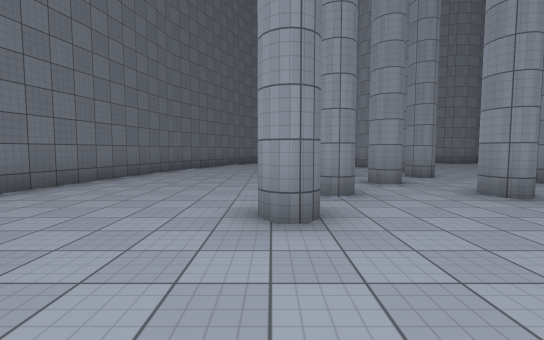
View 1 (above)

21 first-person views from a walk through a scene from a Unity 3-D project. The camera is 1.4 m above the floor, tilts 4° down and sees 85° across. The floor is counted in squares, 2 m on a side. Each view is taken from the middle of a square. On the plan, view 1 faces up. The plan holds only what a view shows up to about 10 squares ahead; the rest is blank. The place goes on beyond the plan. The player is left out. Some surface patterns are stand-ins.

View 2
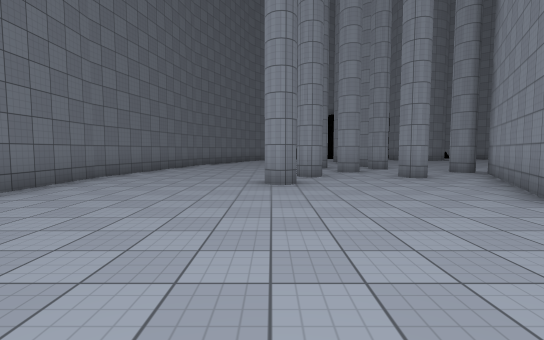

View 3
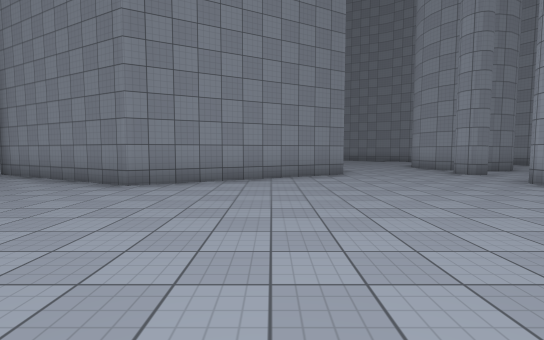

View 4
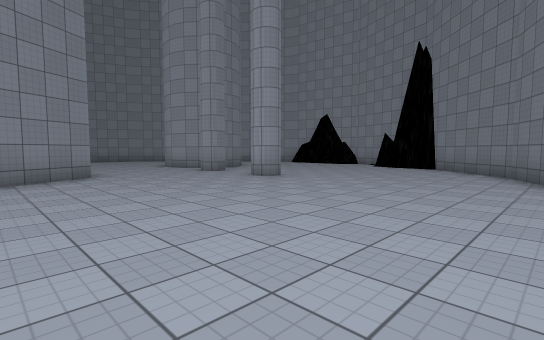

View 5
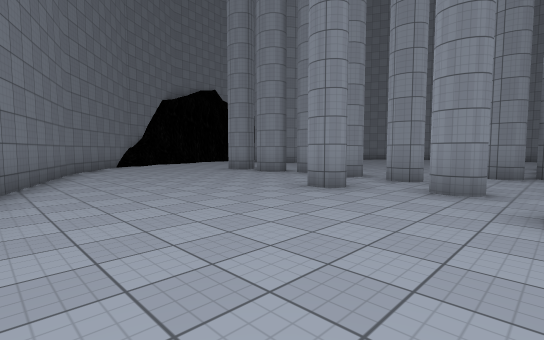

View 6
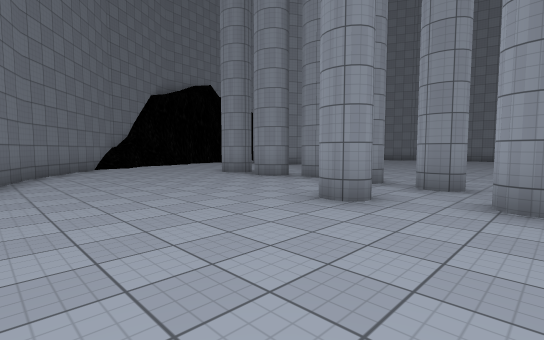

View 7
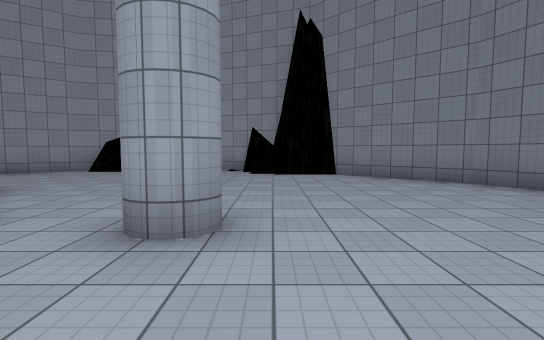

View 8
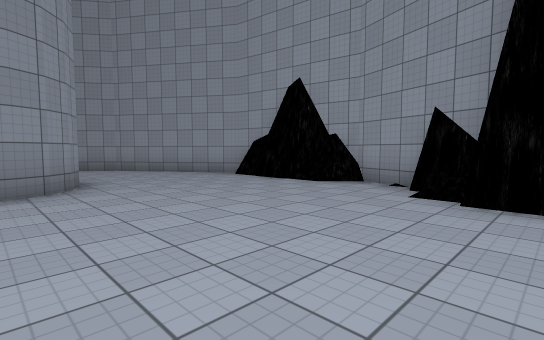

View 9
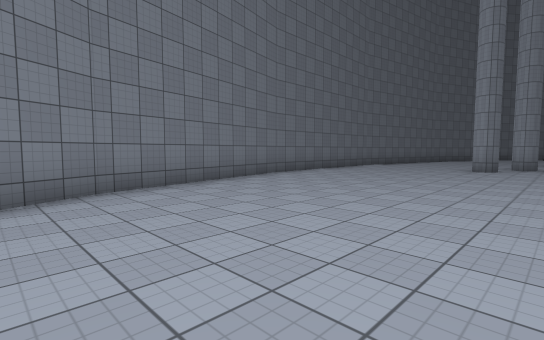

View 10
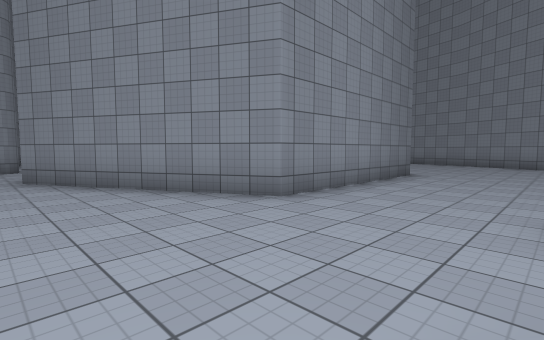

View 11
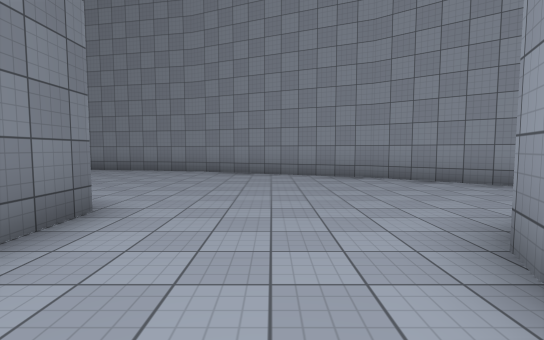

View 12
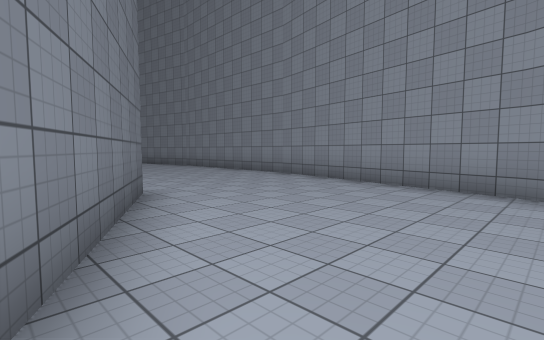

View 13
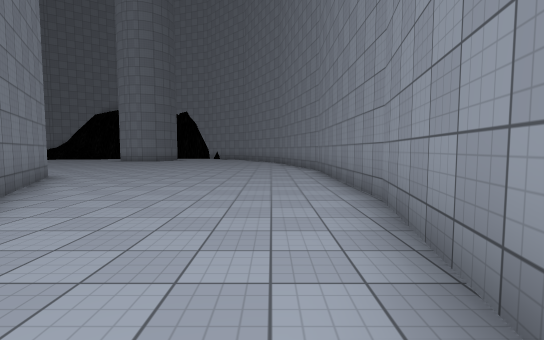

View 14
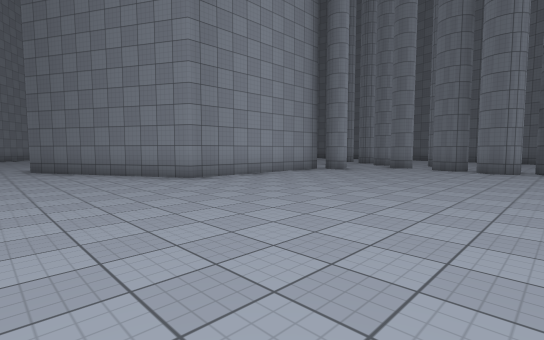

View 15
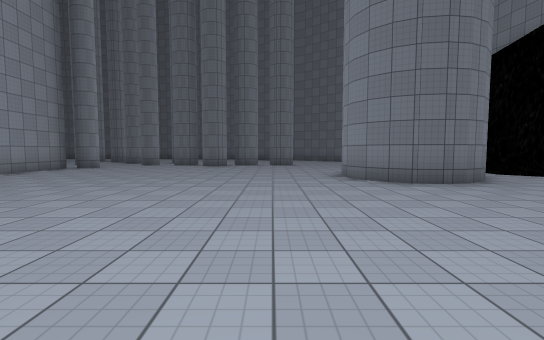

View 16
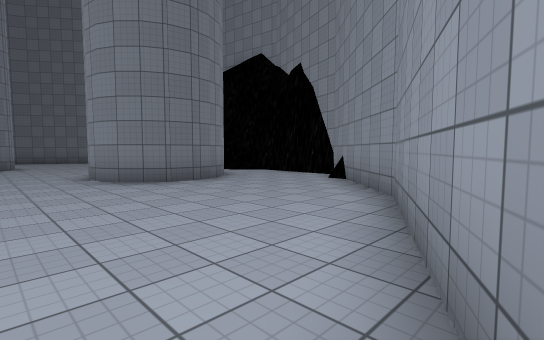

View 17
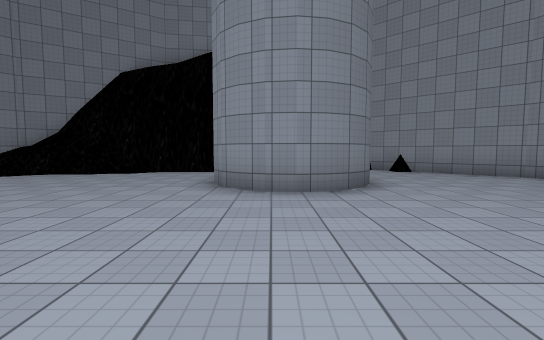

View 18
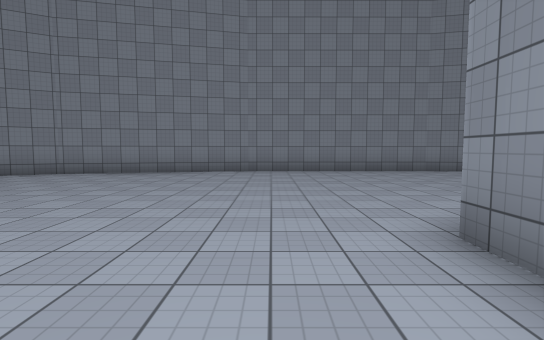

View 19
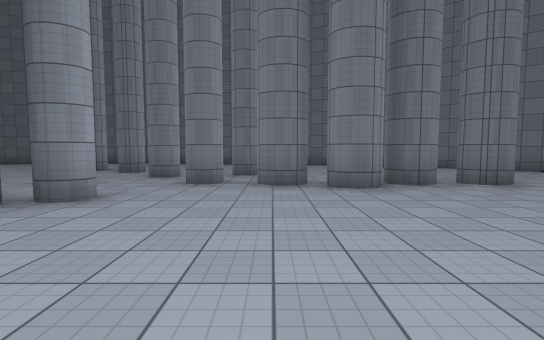

View 20
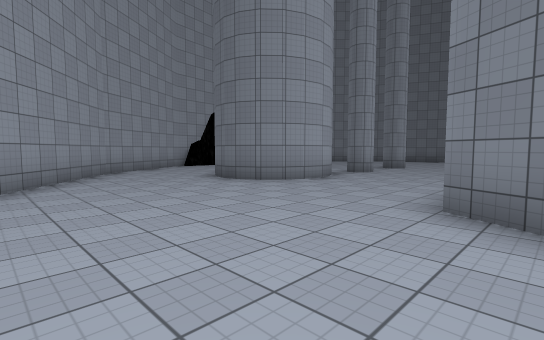

View 21
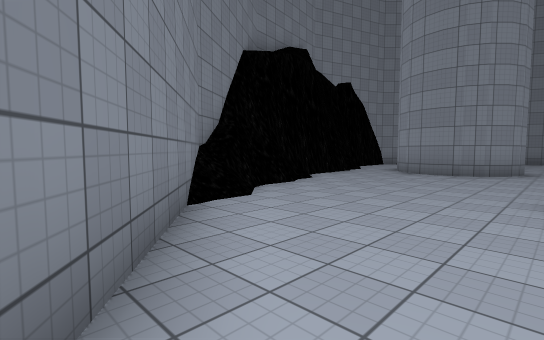

### Floor plan
Key: @ floor where view 1 was taken; # wall or solid block; x gap in a wall; . floor; / step, stairs or slope; = window, fence, low wall or low ledge.
Columns run from 5 left of view 1 to 19 right of it. Each row starts with its distance up from view 1.
 20                  ##
 19       ##    #.....###
 18      ##//.....##....##
 17      #.......####....#
 16     ##.......####....##
 15    ##.........##......#
 14    #.....#............##
 13   ##.....#.............#
 12   #......#.............#
 11   #......#.............#
 10  ##......#.............#
  9  #.......#.............##
  8  #.....#.x..............#
  7  #......................#
  6  #.....#...#............#
  5 ##....#....######.......#
  4 #..........#    ##......#
  3 #....#....##     #......#
  2 #.........#      ##.....#
  1 #........##       #.....#
  0 #....@...##       #....##
 -1 #.........#      ##....#
 -2 ##........##     #.....#
 -3  #.........#    ##.....#
 -4  #.........######.....##
 -5  #....................#
 -6  #....................#
 -7  ##..................##
 -8   #......#.#####.....#
 -9     .........###....##
-10    #.........###...##
-11    ##..............#
-12     =#............##
-13      ###........###
-14        ##......##
-15         ####  ##

Where each view was taken, in squares from view 1:
view 1: 0 up, 0 right, facing up
view 2: 3 down, 0 right, facing up
view 3: 2 down, 2 left, facing right
view 4: 2 down, 2 left, facing down-right
view 5: 5 up, 3 left, facing up-right
view 6: 6 up, 2 left, facing up-right
view 7: 5 down, 3 right, facing down
view 8: 9 down, 2 right, facing down-right
view 9: 8 down, 2 right, facing up-left
view 10: 7 down, 3 right, facing up-right
view 11: 6 down, 8 right, facing right
view 12: 4 down, 12 right, facing up-right
view 13: 2 down, 17 right, facing up
view 14: 12 up, 15 right, facing down-left
view 15: 13 up, 17 right, facing left
view 16: 13 up, 17 right, facing up-left
view 17: 10 up, 9 right, facing up
view 18: 7 up, 9 right, facing right
view 19: 9 up, 10 right, facing left
view 20: 3 down, 15 right, facing down-left
view 21: 14 up, 1 left, facing up-right
